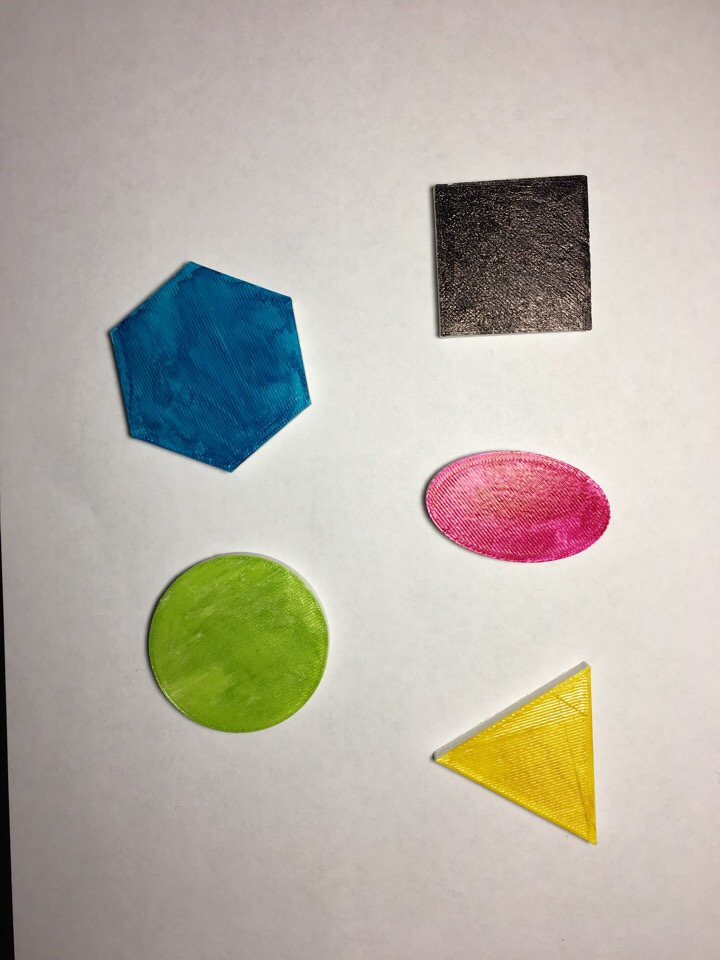
#> input picture shape-detection/shapes.jpg, 720 x 960 px
$ python shape_detection.py   (older library calls are emulated)
#> lines starting #> are read from the running program, lines starting #| are printed output that depends on the picture
import numpy as np
import cv2

img = cv2.imread('shapes.jpg')
#> img is the input picture: shape (960, 720, 3); mean B, G, R 167.6, 177.7, 183.7
gray = cv2.cvtColor(img, cv2.COLOR_BGR2GRAY)
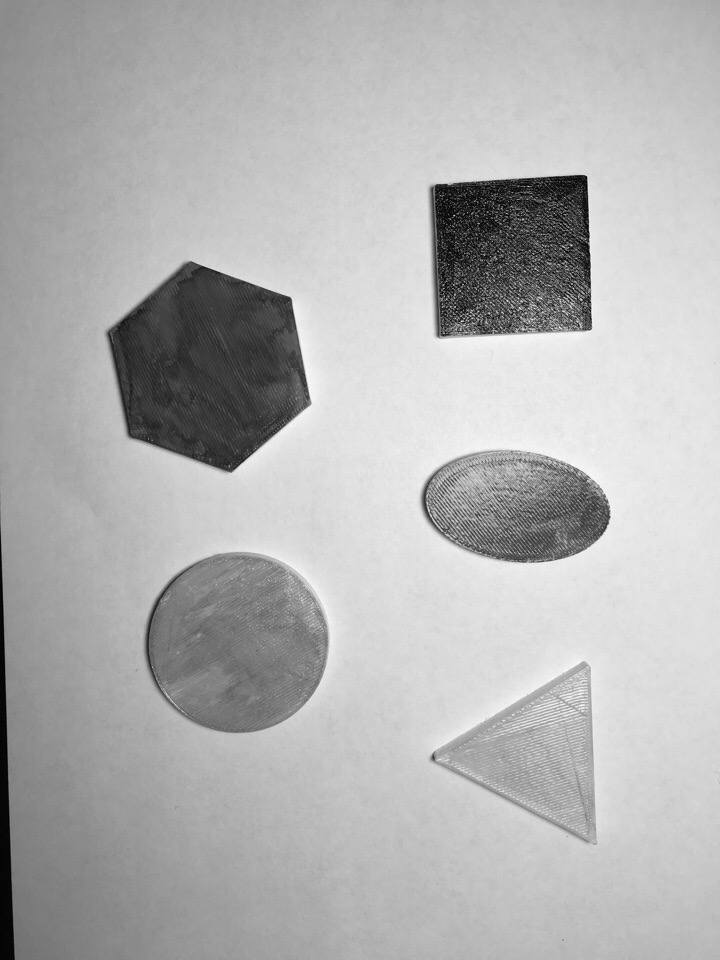
#> gray: shape (960, 720); min 0, max 254, mean 178.3

ret,thresh = cv2.threshold(gray,127,0,1)
#> thresh: shape (960, 720); every value is 0

_,contours,h = cv2.findContours(thresh,1,2)
#> contours = []; h = None

for cnt in contours:
    approx = cv2.approxPolyDP(cnt,0.01*cv2.arcLength(cnt,True),True)
    print (len(approx))
    if len(approx)==5:
        print ("pentagon")
        cv2.drawContours(img,[cnt],0,255,-1)
    elif len(approx)==3:
        print ("triangle")
        cv2.drawContours(img,[cnt],0,(0,255,0),-1)
    elif len(approx)==4:
        print ("square")
        cv2.drawContours(img,[cnt],0,(0,0,255),-1)
    elif len(approx) == 9:
        print ("half-circle")
        cv2.drawContours(img,[cnt],0,(255,255,0),-1)
    elif len(approx) > 15:
        print ("circle")
        cv2.drawContours(img,[cnt],0,(0,255,255),-1)
#> this loop made 0 passes

cv2.imshow('img',img)
cv2.waitKey(0)
cv2.destroyAllWindows()

#> (the run stopped early here; a loop or call above may not have finished)
